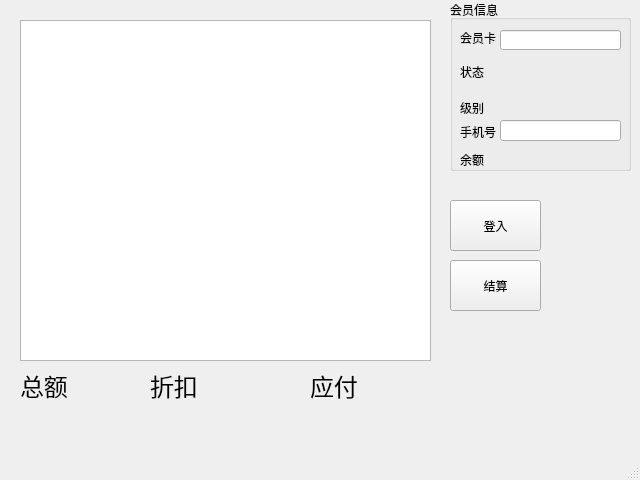
<?xml version="1.0" encoding="UTF-8"?>
<ui version="4.0">
 <class>Charge</class>
 <widget class="QMainWindow" name="Charge">
  <property name="geometry">
   <rect>
    <x>0</x>
    <y>0</y>
    <width>640</width>
    <height>480</height>
   </rect>
  </property>
  <property name="windowTitle">
   <string>MainWindow</string>
  </property>
  <widget class="QWidget" name="centralwidget">
   <widget class="QWidget" name="widget" native="true">
    <property name="geometry">
     <rect>
      <x>0</x>
      <y>0</y>
      <width>641</width>
      <height>451</height>
     </rect>
    </property>
    <widget class="QGroupBox" name="groupBox">
     <property name="geometry">
      <rect>
       <x>450</x>
       <y>0</y>
       <width>181</width>
       <height>171</height>
      </rect>
     </property>
     <property name="title">
      <string>会员信息</string>
     </property>
     <widget class="QLabel" name="label">
      <property name="geometry">
       <rect>
        <x>10</x>
        <y>30</y>
        <width>41</width>
        <height>16</height>
       </rect>
      </property>
      <property name="text">
       <string>会员卡</string>
      </property>
     </widget>
     <widget class="QLineEdit" name="vip_card">
      <property name="geometry">
       <rect>
        <x>50</x>
        <y>30</y>
        <width>121</width>
        <height>20</height>
       </rect>
      </property>
     </widget>
     <widget class="QLabel" name="label_2">
      <property name="geometry">
       <rect>
        <x>10</x>
        <y>100</y>
        <width>41</width>
        <height>16</height>
       </rect>
      </property>
      <property name="text">
       <string>级别</string>
      </property>
     </widget>
     <widget class="QLabel" name="class_level">
      <property name="geometry">
       <rect>
        <x>50</x>
        <y>60</y>
        <width>81</width>
        <height>16</height>
       </rect>
      </property>
      <property name="text">
       <string/>
      </property>
     </widget>
     <widget class="QLabel" name="label_3">
      <property name="geometry">
       <rect>
        <x>10</x>
        <y>111</y>
        <width>51</width>
        <height>41</height>
       </rect>
      </property>
      <property name="text">
       <string>手机号</string>
      </property>
     </widget>
     <widget class="QLineEdit" name="phone_number">
      <property name="geometry">
       <rect>
        <x>50</x>
        <y>120</y>
        <width>121</width>
        <height>21</height>
       </rect>
      </property>
     </widget>
     <widget class="QLabel" name="rank_get">
      <property name="geometry">
       <rect>
        <x>50</x>
        <y>100</y>
        <width>61</width>
        <height>16</height>
       </rect>
      </property>
      <property name="text">
       <string/>
      </property>
     </widget>
     <widget class="QLabel" name="label_4">
      <property name="geometry">
       <rect>
        <x>10</x>
        <y>62</y>
        <width>40</width>
        <height>20</height>
       </rect>
      </property>
      <property name="text">
       <string>状态</string>
      </property>
     </widget>
     <widget class="QLabel" name="staute">
      <property name="geometry">
       <rect>
        <x>50</x>
        <y>62</y>
        <width>101</width>
        <height>20</height>
       </rect>
      </property>
      <property name="text">
       <string/>
      </property>
     </widget>
     <widget class="QLabel" name="pay_">
      <property name="geometry">
       <rect>
        <x>10</x>
        <y>150</y>
        <width>40</width>
        <height>20</height>
       </rect>
      </property>
      <property name="text">
       <string>余额</string>
      </property>
     </widget>
     <widget class="QLabel" name="pay_num">
      <property name="geometry">
       <rect>
        <x>50</x>
        <y>150</y>
        <width>101</width>
        <height>20</height>
       </rect>
      </property>
      <property name="text">
       <string/>
      </property>
     </widget>
    </widget>
    <widget class="QTableView" name="table_view">
     <property name="geometry">
      <rect>
       <x>20</x>
       <y>20</y>
       <width>411</width>
       <height>341</height>
      </rect>
     </property>
    </widget>
    <widget class="QPushButton" name="setting_card">
     <property name="geometry">
      <rect>
       <x>450</x>
       <y>260</y>
       <width>91</width>
       <height>51</height>
      </rect>
     </property>
     <property name="text">
      <string>结算</string>
     </property>
    </widget>
    <widget class="QPushButton" name="load">
     <property name="geometry">
      <rect>
       <x>450</x>
       <y>200</y>
       <width>91</width>
       <height>51</height>
      </rect>
     </property>
     <property name="text">
      <string>登入</string>
     </property>
    </widget>
    <widget class="QLabel" name="total_price">
     <property name="geometry">
      <rect>
       <x>80</x>
       <y>369</y>
       <width>41</width>
       <height>41</height>
      </rect>
     </property>
     <property name="font">
      <font>
       <pointsize>14</pointsize>
      </font>
     </property>
     <property name="text">
      <string/>
     </property>
    </widget>
    <widget class="QLabel" name="label_5">
     <property name="geometry">
      <rect>
       <x>20</x>
       <y>370</y>
       <width>51</width>
       <height>31</height>
      </rect>
     </property>
     <property name="font">
      <font>
       <pointsize>18</pointsize>
      </font>
     </property>
     <property name="text">
      <string>总额</string>
     </property>
    </widget>
    <widget class="QLabel" name="label_6">
     <property name="geometry">
      <rect>
       <x>150</x>
       <y>370</y>
       <width>51</width>
       <height>31</height>
      </rect>
     </property>
     <property name="font">
      <font>
       <pointsize>18</pointsize>
      </font>
     </property>
     <property name="text">
      <string>折扣</string>
     </property>
    </widget>
    <widget class="QLabel" name="cut_off">
     <property name="geometry">
      <rect>
       <x>200</x>
       <y>370</y>
       <width>51</width>
       <height>41</height>
      </rect>
     </property>
     <property name="font">
      <font>
       <pointsize>14</pointsize>
      </font>
     </property>
     <property name="text">
      <string/>
     </property>
    </widget>
    <widget class="QLabel" name="label_7">
     <property name="geometry">
      <rect>
       <x>310</x>
       <y>370</y>
       <width>51</width>
       <height>31</height>
      </rect>
     </property>
     <property name="font">
      <font>
       <pointsize>18</pointsize>
      </font>
     </property>
     <property name="text">
      <string>应付</string>
     </property>
    </widget>
    <widget class="QLabel" name="need_pay">
     <property name="geometry">
      <rect>
       <x>360</x>
       <y>370</y>
       <width>61</width>
       <height>41</height>
      </rect>
     </property>
     <property name="font">
      <font>
       <pointsize>14</pointsize>
      </font>
     </property>
     <property name="text">
      <string/>
     </property>
    </widget>
   </widget>
  </widget>
  <widget class="QMenuBar" name="menubar">
   <property name="geometry">
    <rect>
     <x>0</x>
     <y>0</y>
     <width>640</width>
     <height>17</height>
    </rect>
   </property>
  </widget>
  <widget class="QStatusBar" name="statusbar"/>
 </widget>
 <resources/>
 <connections/>
</ui>
